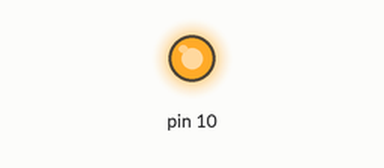
The sketch below on a simulated Arduino Uno, built with avr-gcc and run on an emulated ATmega328P. Shown: output pins drawn as LEDs (lit = HIGH). The local clock reads 2024-03-15 10:24:30 at power-on unless the sketch sets it; what the sketch prints to the serial monitor is not drawn.

Above: at 0.5 s.
At 2.4 s:
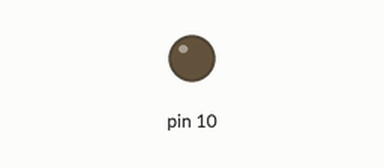
Timing chart, 0 to 9.0 s (numbered marks = the images above):
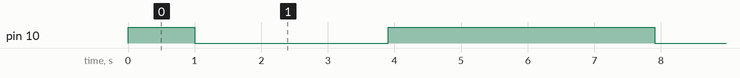

The sketch:

master.ino
```cpp
#include <SPI.h>
#include <Wire.h>
#include "RTClib.h"
RTC_DS1307 rtc;
char daysOfTheWeek[7][12] = {"Sunday", "Monday", "Tuesday", "Wednesday", "Thursday", "Friday", "Saturday"};
void setup (void) {
 while (!Serial);
 Serial.begin(9600);
 Serial.println("This is the Master");
 if (! rtc.begin()) {
   Serial.println("Couldn't find RTC");
      while (1);
 }
 if (! rtc.isrunning()) {
   Serial.println("RTC is NOT running!");
   // following line sets the RTC to the date & time this sketch was compiled
   rtc.adjust(DateTime(F(__DATE__), F(__TIME__)));
   // This line sets the RTC with an explicit date & time, for example to set
   // January 21, 2014 at 3am you would call:
   // rtc.adjust(DateTime(2014, 1, 21, 3, 0, 0));
 }

/* ********************** */
   digitalWrite(SS, HIGH); // disable Slave Select
   SPI.begin ();
   SPI.setClockDivider(SPI_CLOCK_DIV8);//divide the clock by 8
}
/*******************/
void loop () {

 DateTime now = rtc.now();
 Serial.print(now.year(), DEC);
 Serial.print('/');
 Serial.print(now.month(), DEC);
 Serial.print('/');
 Serial.print(now.day(), DEC);
 Serial.print(" <");
 Serial.print(daysOfTheWeek[now.dayOfTheWeek()]);
 Serial.print("> ");
 Serial.print(now.hour(), DEC);
 Serial.print(':');
 Serial.print(now.minute(), DEC);
 Serial.print(':');
 Serial.println(now.second(), DEC);
 delay(1000);
   digitalWrite(SS, LOW); // enable Slave Select
   // send test string
    String x;
    x=String(now.year())+"/" +String(now.month())+"/"+ String(now.day())+" <"+daysOfTheWeek[now.dayOfTheWeek()]+"> "+String(now.hour())+":"+String(now.minute())+":"+String(now.second())+'O' ;

    for ( int i =0 ;i <= x.length(); i++) {
      SPI.transfer(x[i]);

      delay(100);
   }
   digitalWrite(SS, HIGH); // disable Slave Select
   delay(3000);
}
```

Measured:
- by itself, pin 10: alternates HIGH for 4.0 s and LOW for 2.9 s
